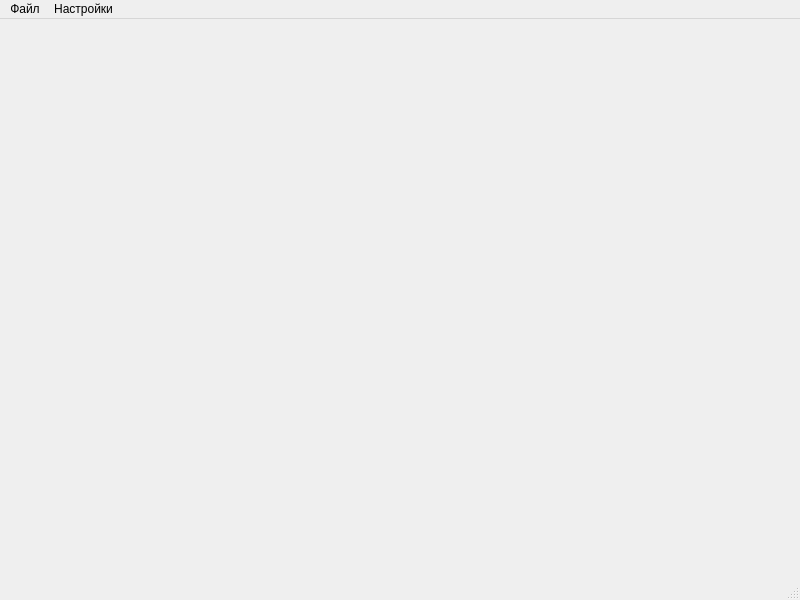
<?xml version="1.0" encoding="UTF-8"?>
<ui version="4.0">
 <class>MainWindow</class>
 <widget class="QMainWindow" name="MainWindow">
  <property name="geometry">
   <rect>
    <x>0</x>
    <y>0</y>
    <width>800</width>
    <height>600</height>
   </rect>
  </property>
  <property name="windowTitle">
   <string>MainWindow</string>
  </property>
  <widget class="QWidget" name="centralwidget"/>
  <widget class="QMenuBar" name="menubar">
   <property name="geometry">
    <rect>
     <x>0</x>
     <y>0</y>
     <width>800</width>
     <height>26</height>
    </rect>
   </property>
   <widget class="QMenu" name="menu">
    <property name="title">
     <string>Файл</string>
    </property>
    <addaction name="action_3"/>
    <addaction name="action"/>
    <addaction name="action_2"/>
   </widget>
   <widget class="QMenu" name="menu_2">
    <property name="title">
     <string>Настройки</string>
    </property>
    <widget class="QMenu" name="menu_3">
     <property name="title">
      <string>Параметры</string>
     </property>
     <addaction name="action_5"/>
     <addaction name="action_6"/>
    </widget>
    <addaction name="menu_3"/>
   </widget>
   <addaction name="menu"/>
   <addaction name="menu_2"/>
  </widget>
  <widget class="QStatusBar" name="statusbar"/>
  <action name="action">
   <property name="text">
    <string>Сохранить</string>
   </property>
  </action>
  <action name="action_2">
   <property name="text">
    <string>Сохранить как...</string>
   </property>
  </action>
  <action name="action_3">
   <property name="text">
    <string>Открыть</string>
   </property>
  </action>
  <action name="action_5">
   <property name="text">
    <string>Окна</string>
   </property>
  </action>
  <action name="action_6">
   <property name="text">
    <string>Текста</string>
   </property>
  </action>
 </widget>
 <resources/>
 <connections/>
</ui>
